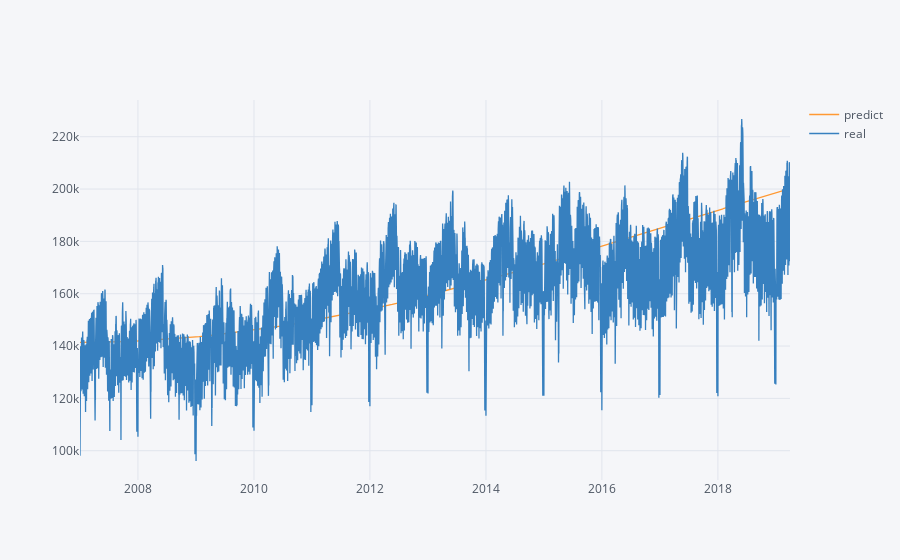

The notebook cell this image was saved under:
### Code cell
pred(X_train1, y_train1)

### Figure 1 — Plotly figure (JSON) as saved in the notebook; plotly's stock layout.template omitted (floating-point values rounded to 4 significant figures; data arrays with more than 128 entries replaced by an {"elided": "..."} marker saying what was removed)
{"data": [{"line": {"color": "rgba(255, 153, 51, 1.0)", "dash": "solid", "shape": "linear", "width": 1.3}, "mode": "lines", "name": "predict", "text": "", "type": "scatter", "x": {"elided": "4473 str values"}, "y": {"elided": "4473 float values"}}, {"line": {"color": "rgba(55, 128, 191, 1.0)", "dash": "solid", "shape": "linear", "width": 1.3}, "mode": "lines", "name": "real", "text": "", "type": "scatter", "x": {"elided": "4473 str values"}, "y": {"elided": "4473 float values"}}], "layout": {"legend": {"bgcolor": "#F5F6F9", "font": {"color": "#4D5663"}}, "paper_bgcolor": "#F5F6F9", "plot_bgcolor": "#F5F6F9", "title": {"font": {"color": "#4D5663"}}, "xaxis": {"gridcolor": "#E1E5ED", "showgrid": true, "tickfont": {"color": "#4D5663"}, "title": {"font": {"color": "#4D5663"}, "text": ""}, "zerolinecolor": "#E1E5ED"}, "yaxis": {"gridcolor": "#E1E5ED", "showgrid": true, "tickfont": {"color": "#4D5663"}, "title": {"font": {"color": "#4D5663"}, "text": ""}, "zerolinecolor": "#E1E5ED"}}}
